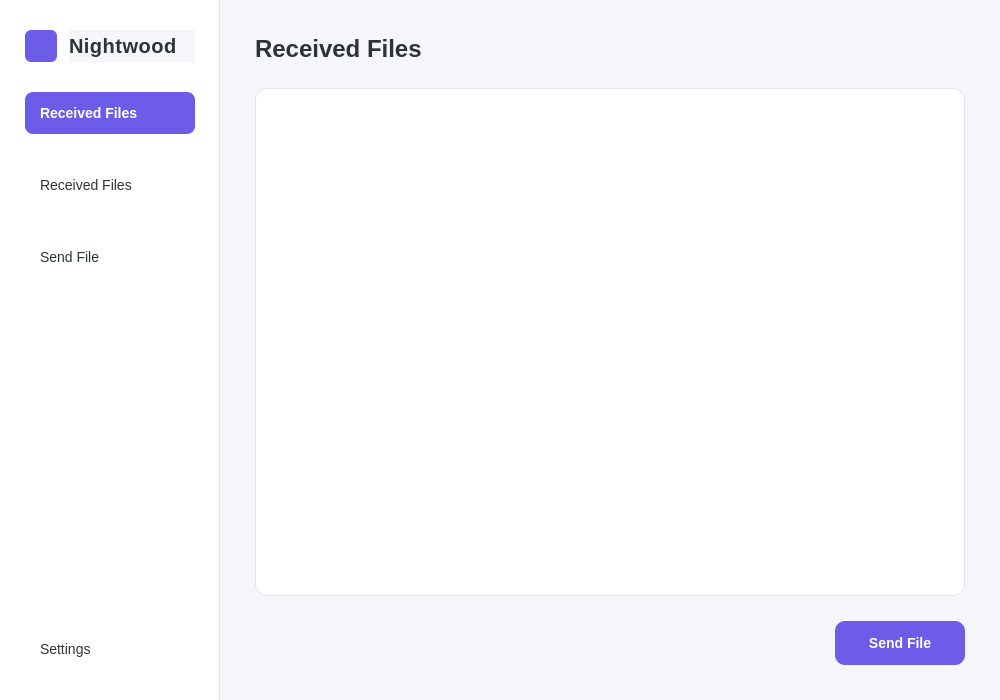
<?xml version="1.0" encoding="UTF-8"?>
<ui version="4.0">
 <class>Received</class>
 <widget class="QWidget" name="Received">
  <property name="geometry">
   <rect>
    <x>0</x>
    <y>0</y>
    <width>1000</width>
    <height>700</height>
   </rect>
  </property>
  <property name="minimumSize">
   <size>
    <width>1000</width>
    <height>700</height>
   </size>
  </property>
  <property name="windowTitle">
   <string>Nightwood - Received Files</string>
  </property>
  <property name="styleSheet">
   <string notr="true">background-color: #f5f6fa;</string>
  </property>
  <layout class="QHBoxLayout" name="mainLayout">
   <property name="spacing">
    <number>0</number>
   </property>
   <property name="leftMargin">
    <number>0</number>
   </property>
   <property name="topMargin">
    <number>0</number>
   </property>
   <property name="rightMargin">
    <number>0</number>
   </property>
   <property name="bottomMargin">
    <number>0</number>
   </property>
   <item>
    <widget class="QWidget" name="navBar" native="true">
     <property name="minimumSize">
      <size>
       <width>220</width>
       <height>0</height>
      </size>
     </property>
     <property name="maximumSize">
      <size>
       <width>220</width>
       <height>16777215</height>
      </size>
     </property>
     <property name="styleSheet">
      <string notr="true">QWidget#navBar {
  background-color: white;
  border-right: 1px solid #dfe6e9;
}</string>
     </property>
     <layout class="QVBoxLayout" name="navBarLayout">
      <property name="spacing">
       <number>30</number>
      </property>
      <property name="leftMargin">
       <number>25</number>
      </property>
      <property name="topMargin">
       <number>30</number>
      </property>
      <property name="rightMargin">
       <number>25</number>
      </property>
      <property name="bottomMargin">
       <number>30</number>
      </property>
      <item>
       <layout class="QHBoxLayout" name="logoLayout">
        <property name="spacing">
         <number>12</number>
        </property>
        <item>
         <widget class="QLabel" name="logoLabel">
          <property name="minimumSize">
           <size>
            <width>32</width>
            <height>32</height>
           </size>
          </property>
          <property name="maximumSize">
           <size>
            <width>32</width>
            <height>32</height>
           </size>
          </property>
          <property name="styleSheet">
           <string notr="true">background-color: #6c5ce7;
border-radius: 6px;</string>
          </property>
          <property name="text">
           <string/>
          </property>
         </widget>
        </item>
        <item>
         <widget class="QLabel" name="logoTextLabel">
          <property name="styleSheet">
           <string notr="true">font-size: 20px; font-weight: bold; color: #2d3436; letter-spacing: 0.5px;</string>
          </property>
          <property name="text">
           <string>Nightwood</string>
          </property>
         </widget>
        </item>
       </layout>
      </item>
      <item>
       <widget class="QPushButton" name="receivedButton">
        <property name="minimumSize">
         <size>
          <width>0</width>
          <height>42</height>
         </size>
        </property>
        <property name="styleSheet">
         <string notr="true">QPushButton {
  font-size: 14px;
  font-weight: 500;
  color: white;
  background-color: #6c5ce7;
  border-radius: 8px;
  text-align: left;
  padding-left: 15px;
}
QPushButton:hover {
  background-color: #5049c9;
}
QPushButton:pressed {
  background-color: #4040b0;
}</string>
        </property>
        <property name="text">
         <string>Received Files</string>
        </property>
       </widget>
      </item>
      <item>
       <widget class="QPushButton" name="sentButton">
        <property name="minimumSize">
         <size>
          <width>0</width>
          <height>42</height>
         </size>
        </property>
        <property name="styleSheet">
         <string notr="true">QPushButton {
  font-size: 14px;
  color: #2d3436;
  background-color: transparent;
  border-radius: 8px;
  text-align: left;
  padding-left: 15px;
}
QPushButton:hover {
  background-color: #f1f2f6;
}
QPushButton:pressed {
  background-color: #dfe6e9;
}</string>
        </property>
        <property name="text">
         <string>Received Files</string>
        </property>
       </widget>
      </item>
      <item>
       <widget class="QPushButton" name="sendFileButton">
        <property name="minimumSize">
         <size>
          <width>0</width>
          <height>42</height>
         </size>
        </property>
        <property name="styleSheet">
         <string notr="true">QPushButton {
  font-size: 14px;
  color: #2d3436;
  background-color: transparent;
  border-radius: 8px;
  text-align: left;
  padding-left: 15px;
}
QPushButton:hover {
  background-color: #f1f2f6;
}
QPushButton:pressed {
  background-color: #dfe6e9;
}</string>
        </property>
        <property name="text">
         <string>Send File</string>
        </property>
       </widget>
      </item>
      <item>
       <spacer name="verticalSpacer">
        <property name="orientation">
         <enum>Qt::Vertical</enum>
        </property>
        <property name="sizeHint" stdset="0">
         <size>
          <width>20</width>
          <height>40</height>
         </size>
        </property>
       </spacer>
      </item>
      <item>
       <widget class="QPushButton" name="settingsButton">
        <property name="minimumSize">
         <size>
          <width>0</width>
          <height>42</height>
         </size>
        </property>
        <property name="styleSheet">
         <string notr="true">QPushButton {
  font-size: 14px;
  color: #2d3436;
  background-color: transparent;
  border-radius: 8px;
  text-align: left;
  padding-left: 15px;
}
QPushButton:hover {
  background-color: #f1f2f6;
}
QPushButton:pressed {
  background-color: #dfe6e9;
}</string>
        </property>
        <property name="text">
         <string>Settings</string>
        </property>
       </widget>
      </item>
     </layout>
    </widget>
   </item>
   <item>
    <layout class="QVBoxLayout" name="contentLayout">
     <property name="spacing">
      <number>25</number>
     </property>
     <property name="leftMargin">
      <number>35</number>
     </property>
     <property name="topMargin">
      <number>35</number>
     </property>
     <property name="rightMargin">
      <number>35</number>
     </property>
     <property name="bottomMargin">
      <number>35</number>
     </property>
     <item>
      <widget class="QLabel" name="pageTitle">
       <property name="styleSheet">
        <string notr="true">font-size: 24px; font-weight: bold; color: #2d3436;</string>
       </property>
       <property name="text">
        <string>Received Files</string>
       </property>
      </widget>
     </item>
     <item>
      <widget class="QListWidget" name="fileList">
       <property name="styleSheet">
        <string notr="true">QListWidget {
  background-color: white;
  border: 1px solid #dfe6e9;
  border-radius: 12px;
  padding: 5px;
}
QListWidget::item {
  background-color: white;
  border-bottom: 1px solid #f1f2f6;
}
QListWidget::item:last-child {
  border-bottom: none;
}
QListWidget::item:hover {
  background-color: #f8f9fa;
}
QScrollBar:vertical {
  border: none;
  background: #f5f6fa;
  width: 8px;
  margin: 0;
}
QScrollBar::handle:vertical {
  background: #dfe6e9;
  border-radius: 4px;
  min-height: 30px;
}
QScrollBar::handle:vertical:hover {
  background: #b2bec3;
}
QScrollBar::add-line:vertical,
QScrollBar::sub-line:vertical {
  height: 0px;
}
QScrollBar::add-page:vertical,
QScrollBar::sub-page:vertical {
  background: none;
}</string>
       </property>
       <property name="verticalScrollMode">
        <enum>QAbstractItemView::ScrollPerPixel</enum>
       </property>
       <property name="horizontalScrollMode">
        <enum>QAbstractItemView::ScrollPerPixel</enum>
       </property>
      </widget>
     </item>
     <item>
      <layout class="QHBoxLayout" name="bottomLayout">
       <item>
        <spacer name="horizontalSpacer">
         <property name="orientation">
          <enum>Qt::Horizontal</enum>
         </property>
         <property name="sizeHint" stdset="0">
          <size>
           <width>40</width>
           <height>20</height>
          </size>
         </property>
        </spacer>
       </item>
       <item>
        <widget class="QPushButton" name="sendButton">
         <property name="minimumSize">
          <size>
           <width>130</width>
           <height>44</height>
          </size>
         </property>
         <property name="styleSheet">
          <string notr="true">QPushButton {
  font-size: 14px;
  font-weight: bold;
  color: white;
  background-color: #6c5ce7;
  border-radius: 10px;
  padding: 0 20px;
}
QPushButton:hover {
  background-color: #5049c9;
}
QPushButton:pressed {
  background-color: #4040b0;
}</string>
         </property>
         <property name="text">
          <string>Send File</string>
         </property>
        </widget>
       </item>
      </layout>
     </item>
    </layout>
   </item>
  </layout>
 </widget>
</ui>
